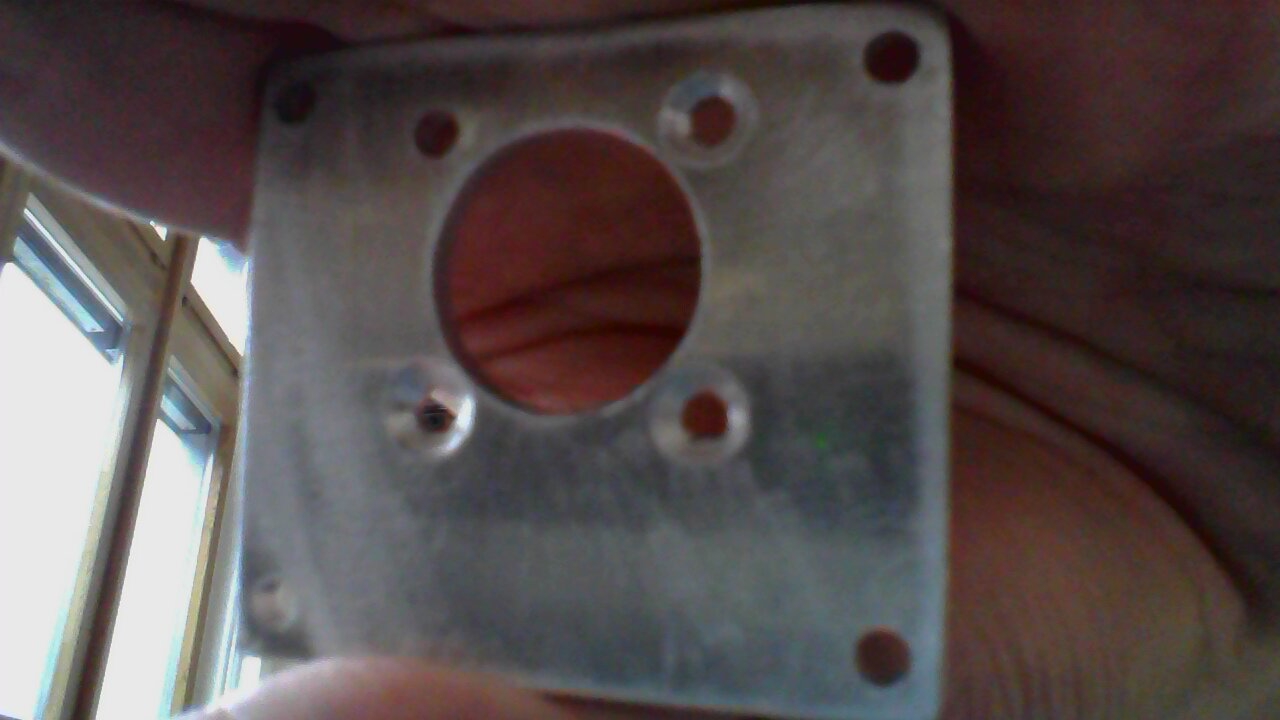
#> input picture hough/cam_test4.jpg, 1280 x 720 px
$ python hough_detection.py   (Python 2 division)
#> lines starting #> are read from the running program, lines starting #| are printed output that depends on the picture
import cv2
import numpy as np
import math

# Calculates the euclidian distance between two circles
# [13 lines left out: functions dist, ratio, not called in this run]

# Calculates the ratio between the radii of two circles, output always > 1
def ratio2(circle1, circle2):
    return ratio(circle1[2], circle2[2])

# Calculates the ratios between the radii of three circles
# will output the biggest ratio, output always > 1
# [6 lines left out: function ratio3, not called in this run]

# Extracts the circles out of an image
def extract_circles(target_img):
    target_img = cv2.blur(target_img, (3,3))
    target_img = cv2.Canny(target_img,40,60)
    circles = cv2.HoughCircles(target_img,cv2.HOUGH_GRADIENT,2,80,param1=60,param2=50,minRadius=4,maxRadius=170)
    return circles

# [55 lines left out: functions forms_triangle, find_triangles, not called in this run]


# Test the functions and display the result
img = cv2.imread('cam_test4.jpg',0)
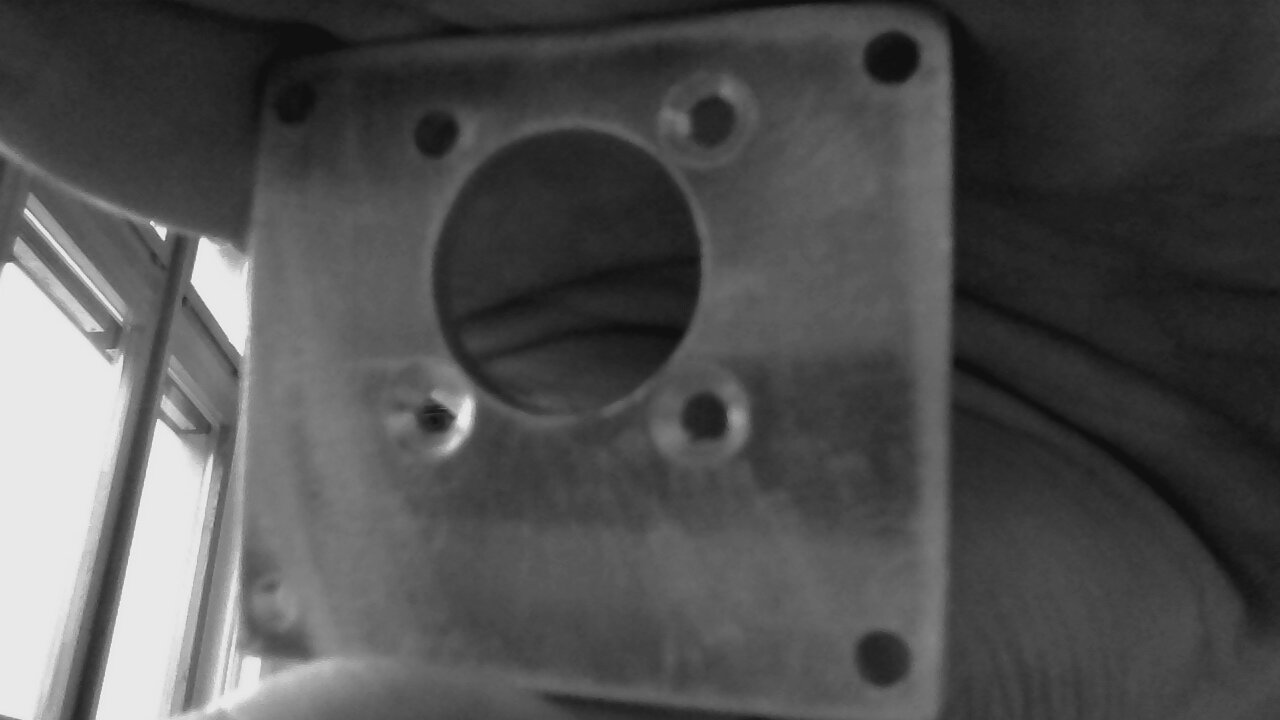
#> img: shape (720, 1280); min 14, max 247, mean 80.6
cimg = cv2.cvtColor(img,cv2.COLOR_GRAY2BGR)

circles = extract_circles(img)
#> in extract_circles, `target_img = cv2.Canny(target_img,40,60)`:
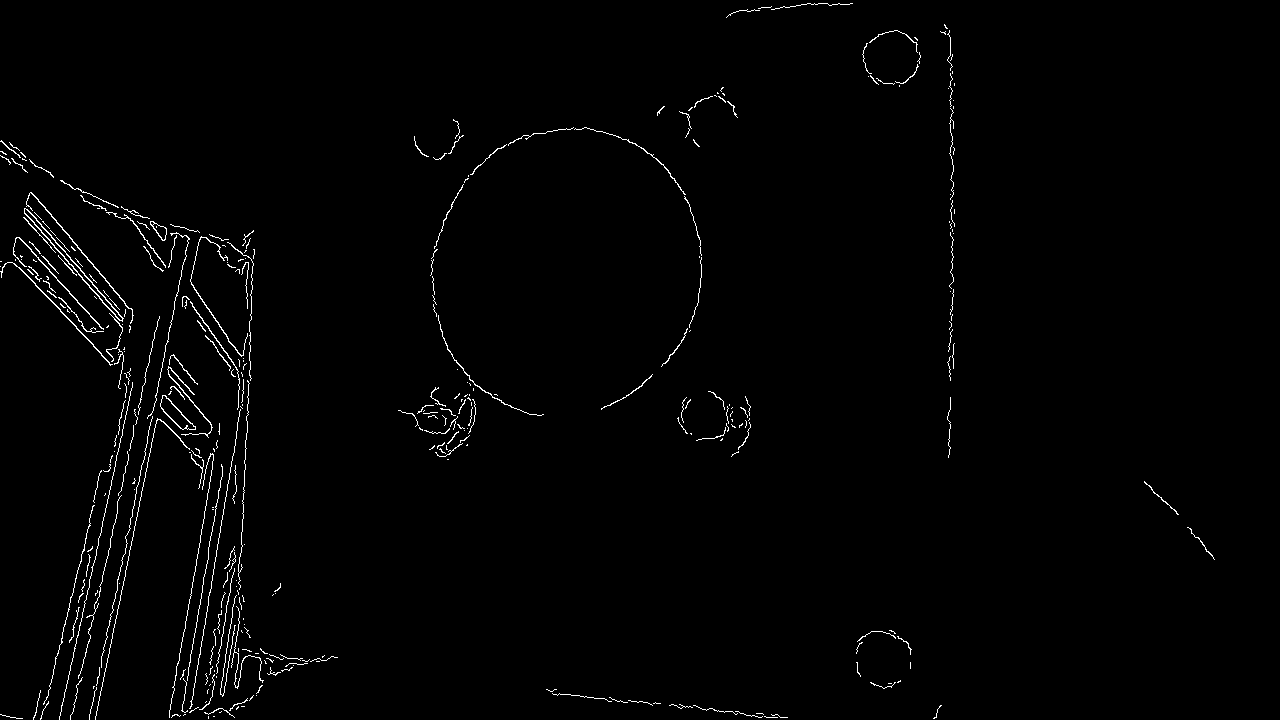
#> target_img: shape (720, 1280); 1.3% white in thin lines or dots
#> in extract_circles, `circles = cv2.HoughCircles(target_img,cv2.HOUGH_GRADIENT,2,80,param1=6..`: circles = 29 rows, first 8: [569, 263, 134.2], [281, 489, 168.8], [87, 431, 160], [161, 601, 80.8], [147, 325, 105], [51, 519, 168.8], [167, 521, 76.4], [311, 379, 151.2]

#> (the run stopped early here; a loop or call above may not have finished)
